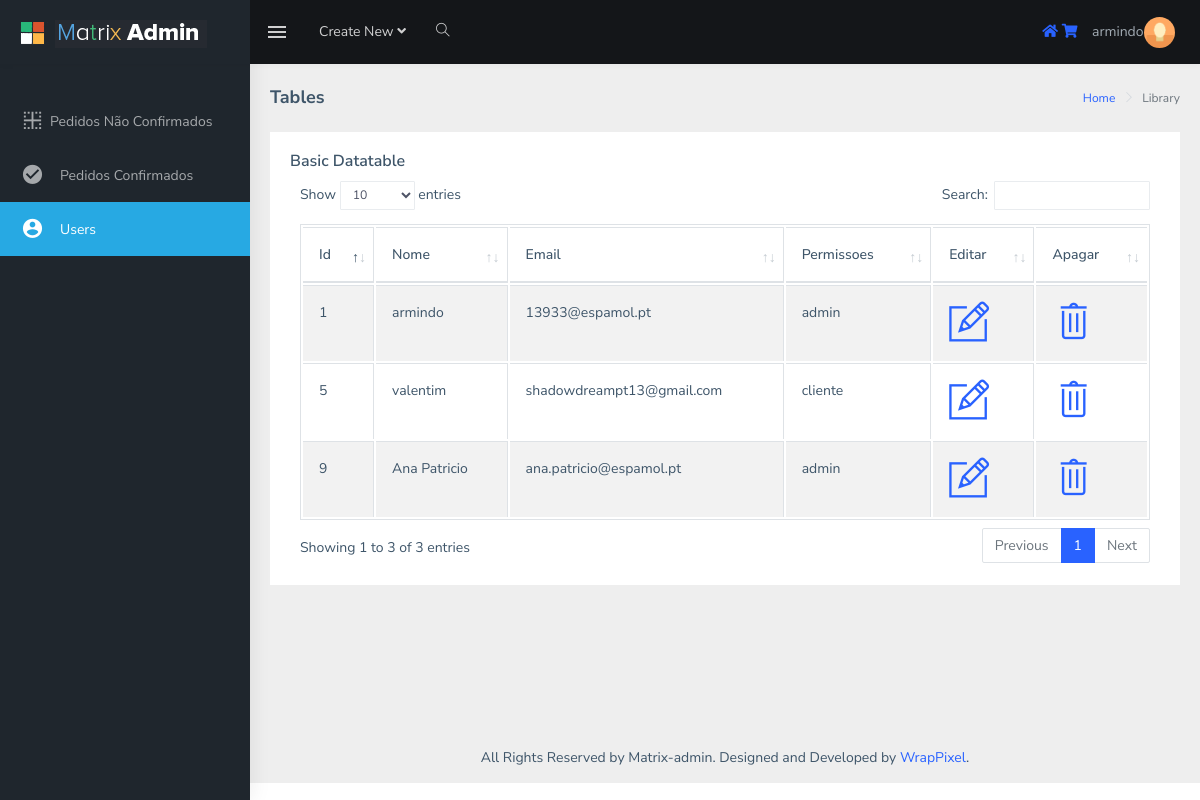
Screenshot of /back_office/users.php (signed in) with the database file from the repository.
### tables this page shows
CREATE TABLE `users` (
  `id` int(11) NOT NULL,
  `username` varchar(100) NOT NULL,
  `email` varchar(100) NOT NULL,
  `password` varchar(100) NOT NULL,
  `permissoes` varchar(10) NOT NULL
);

### back_office/users.php (the view, shortened to what this page needs)
<!DOCTYPE html>
<html dir="ltr" lang="en">
<head>
    <link rel="stylesheet" type="text/css" href="assets/extra-libs/multicheck/multicheck.css">
    <link href="assets/libs/datatables.net-bs4/css/dataTables.bootstrap4.css" rel="stylesheet">
    <link href="dist/css/style.min.css" rel="stylesheet">
</head>
<body>
    <div id="main-wrapper">
        <header class="topbar" data-navbarbg="skin5">
            <nav class="navbar top-navbar navbar-expand-md navbar-dark">
                <div class="navbar-header" data-logobg="skin5">
                    <a class="navbar-brand" href="index.php">
                        <b class="logo-icon p-l-10">
                            <img src="assets/images/logo-icon.png" alt="homepage" class="light-logo" />
                        </b>
                        <span class="logo-text">
                             <img src="assets/images/logo-text.png" alt="homepage" class="light-logo" />
                        </span>
                    </a>
                </div>
                <div class="navbar-collapse collapse" id="navbarSupportedContent" data-navbarbg="skin5">
                    <ul class="navbar-nav float-left mr-auto">
                        <li class="nav-item d-none d-md-block"><a class="nav-link sidebartoggler waves-effect waves-light" href="javascript:void(0)" data-sidebartype="mini-sidebar"><i class="mdi mdi-menu font-24"></i></a></li>
                        <li class="nav-item dropdown">
                            <a class="nav-link dropdown-toggle" href="#" id="navbarDropdown" role="button" data-toggle="dropdown" aria-haspopup="true" aria-expanded="false">
                             <span class="d-none d-md-block">Create New <i class="fa fa-angle-down"></i></span>
                            </a>
                        </li>
                        <li class="nav-item search-box"> <a class="nav-link waves-effect waves-dark" href="javascript:void(0)"><i class="ti-search"></i></a>
                        </li>
                    </ul>
                    <ul class="navbar-nav float-right">
                        <li class="nav-item dropdown">
                            <br>
                                <a href="../index.php"><i class="fa fa-home"></i></a>
                                <a href="../contact.php"><i class="fa fa-shopping-cart"></i></a>
                        </li>
                        <li class="nav-item dropdown">
                            <a class="nav-link dropdown-toggle text-muted waves-effect waves-dark pro-pic" href="" data-toggle="dropdown" aria-haspopup="true" aria-expanded="false"> <?php echo $_SESSION['username']; ?><img src="assets/images/users/1.jpg" alt="user" class="rounded-circle" width="31"></a>
                        </li>
                    </ul>
                </div>
            </nav>
        </header>
        <aside class="left-sidebar" data-sidebarbg="skin5">
            <div class="scroll-sidebar">
                <nav class="sidebar-nav">
                    <ul id="sidebarnav" class="p-t-30">
                        <li class="sidebar-item"> <a class="sidebar-link waves-effect waves-dark sidebar-link" href="index.php" aria-expanded="false"><i class="mdi mdi-border-inside"></i><span class="hide-menu">Pedidos Não Confirmados</span></a></li>
                        <li class="sidebar-item"> <a class="sidebar-link waves-effect waves-dark sidebar-link" href="contas.php" aria-expanded="false"><i class="m-r-10 mdi mdi-checkbox-marked-circle"></i><span class="hide-menu">Pedidos Confirmados</span></a></li>
                        <li class="sidebar-item"> <a class="sidebar-link waves-effect waves-dark sidebar-link" href="users.php" aria-expanded="false"><i class="m-r-10 mdi mdi-account-circle"></i><span class="hide-menu">Users</span></a></li>
                    </ul>
                </nav>
            </div>
        </aside>
        <div class="page-wrapper">
            <div class="page-breadcrumb">
                <div class="row">
                    <div class="col-12 d-flex no-block align-items-center">
                        <h4 class="page-title">Tables</h4>
                        <div class="ml-auto text-right">
                            <nav aria-label="breadcrumb">
                                <ol class="breadcrumb">
                                    <li class="breadcrumb-item"><a href="#">Home</a></li>
                                    <li class="breadcrumb-item active" aria-current="page">Library</li>
                                </ol>
                            </nav>
                        </div>
                    </div>
                </div>
            </div>
            <div class="container-fluid">
                <div class="row">
                    <div class="col-12">
                        <div class="card">
                            <div class="card-body">
                                <h5 class="card-title">Basic Datatable</h5>
                                <div class="table-responsive">
                                    <table id="zero_config" class="table table-striped table-bordered">
                                        <thead>
                                            <tr>
                                                <th>Id</th>
                                                <th>Nome</th>
                                                <th>Email</th>
                                                <th>Permissoes</th>
                                                <th>Editar</th>
                                                <th>Apagar</th>
                                            </tr>
                                        </thead>
        <?php
          include_once 'base_de_dados/bdados.php';
          $querySelect = $conexao->query("SELECT * FROM users ");
          while($registos= $querySelect->fetch_assoc()){
              $id             = $registos['id'];
              $username       = $registos['username'];
              $email          = $registos['email'];
              $permissoes     = $registos['permissoes'];
           echo "<tr>";
              echo "<td>$id</td>";
              echo "<td>$username</td>";
              echo "<td>$email</td>";
              echo "<td>$permissoes</td>";
               echo "<td><a href="."editar.php?id=$id"." class="."active"." ui-toggle-class=".""."><i style='font-size:40px' class="."ti-pencil-alt"."></i></a></td>";
               echo "<td><a href="."base_de_dados/apagar.php?id=$id onclick='return checkdelete()'"." class="."active"." ui-toggle-class=".""."><i style='font-size:40px' class="."ti-trash"."></i></a></td>";
              echo "</tr>";
          }
        ?>
                                    </table>
                                </div>
                            </div>
                        </div>
                    </div>
                </div>
            </div>
            <footer class="footer text-center">
                All Rights Reserved by Matrix-admin. Designed and Developed by <a href="https://wrappixel.com">WrapPixel</a>.
            </footer>
        </div>
    </div>
</body>
</html>

### rows the page displays
users: id "1", username "armindo", email "13933@espamol.pt", permissoes "admin"
users: id "5", username "valentim", email "shadowdreampt13@gmail.com", permissoes "cliente"
users: id "9", username "Ana Patricio", email "ana.patricio@espamol.pt", permissoes "admin"

### other values shown
$_SESSION['username'] "armindo"
